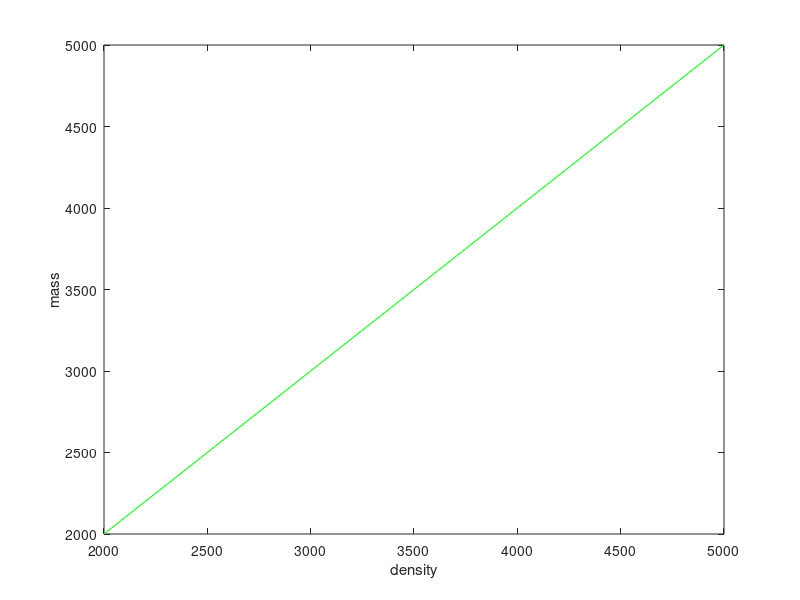

Source code (MATLAB):
% nothing
clear all 
close all
clc

density = [2000 3000 4000 5000];

volume = [1 1 1 1];

mass = density.*volume

plot(density,mass,'color','g');
xlabel('density')
ylabel('mass')
